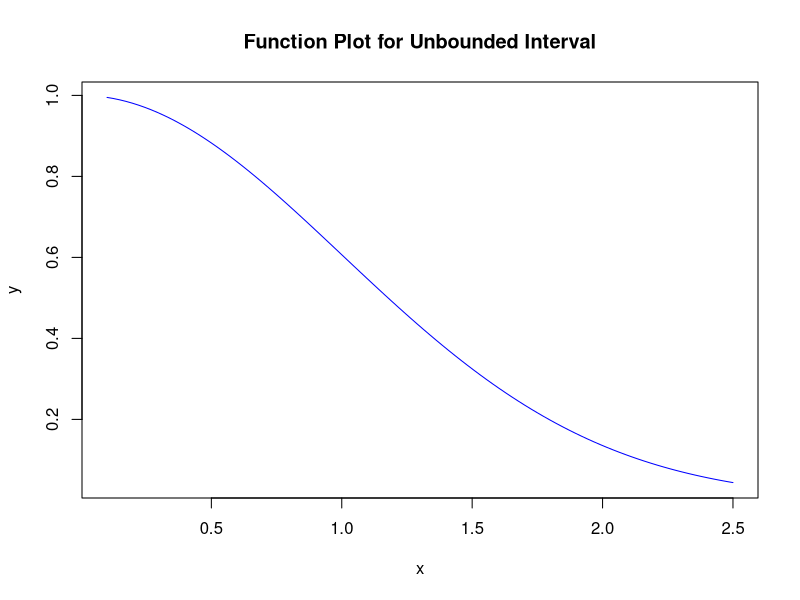
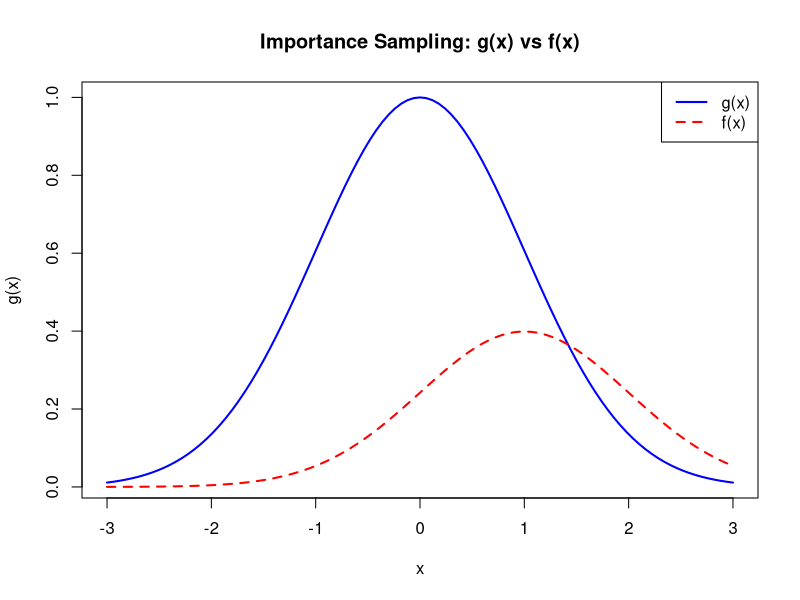

These charts were generated, in order, by the following R code:
## ---- chunk 1
m <- 10000
x <- runif(m)
theta.hat <- mean(exp(-x))
theta.hat
1 - exp(-1)
## ---- chunk 2
m <- 10000
x <- runif(m, min=2, max=4)
theta.hat <- mean(exp(-x)) * 2
theta.hat
exp(-2) - exp(-4)
## ---- chunk 3
# Plotting a function over an unbounded interval
x <- seq(.1, 2.5, length.out = 100)
y <- exp(-x^2 / 2)
plot(x, y, type="l", main="Function Plot for Unbounded Interval", col="blue")
## ---- chunk 4
# Example of importance sampling
g <- function(x) exp(-x^2 / 2)
f <- function(x) dnorm(x, mean = 1)
x <- rnorm(10000, mean = 1)
theta.hat <- mean(g(x) / f(x))
theta.hat
## ---- chunk 5
# Compare the original function with the importance sampling function
curve(g, from = -3, to = 3, col = "blue", lwd = 2, main="Importance Sampling: g(x) vs f(x)")
curve(f, add = TRUE, col = "red", lty = 2, lwd = 2)
legend("topright", legend=c("g(x)", "f(x)"), col=c("blue", "red"), lty=c(1, 2), lwd=2)
## ---- chunk 6
# Control variates example
m <- 10000
x <- runif(m)
theta.hat <- mean(exp(-x)) - (mean(x) - 0.5)
theta.hat
## ---- chunk 7
# Antithetic variables example
u <- runif(5000)
theta.hat <- mean((exp(-u) + exp(-(1 - u))) / 2)
theta.hat
1 - exp(-1)
